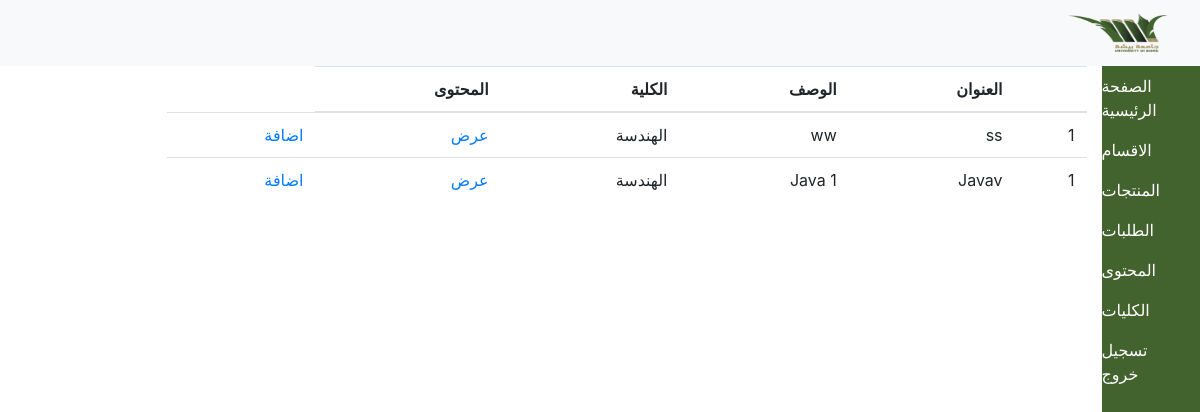
The page /admin/contact.php on the database as committed earlier.
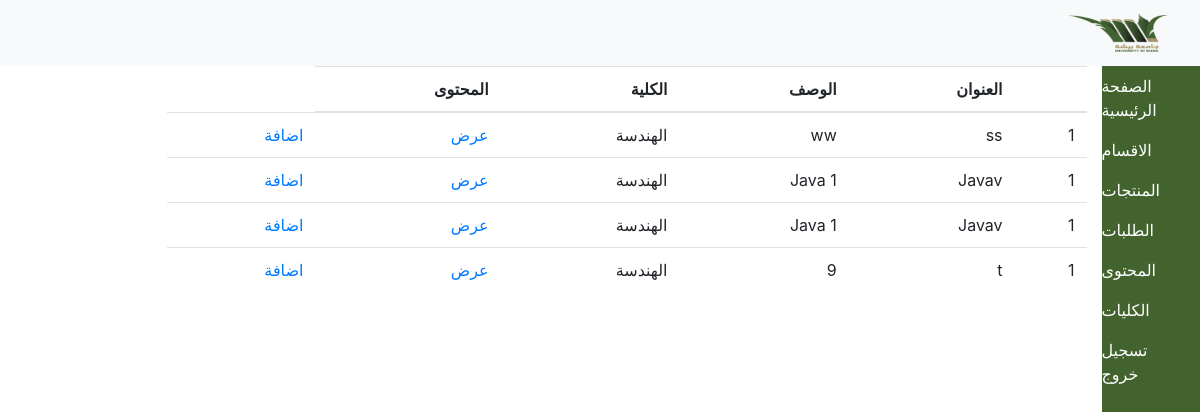
The same page on the database as committed later.
### tables this page shows
CREATE TABLE `pdf` (
  `id` int(11) NOT NULL,
  `user_id` int(11) NOT NULL,
  `cols_id` int(11) NOT NULL,
  `file_path` text NOT NULL,
  `title` varchar(200) NOT NULL,
  `descrip` varchar(200) NOT NULL
);

CREATE TABLE `colloeg_dep` (
  `id` int(11) NOT NULL,
  `name_col` varchar(300) NOT NULL
);

### controller/DB.php (called while the page is built, shortened)
<?php
class DB{
    public function __construct(){
        $this->db=new PDO("mysql:host=localhost;dbname=besh","root","");
    }
}

### controller/Admin.php (called while the page is built, shortened)
<?php
require 'DB.php';
class Admin extends DB{
    private $db_admin;
    public function __construct(){
        $this->db_admin=$this->db;
    }
    public function getContact(){
        $sql=$this->db_admin->prepare("SELECT * FROM pdf LEFT JOIN  colloeg_dep ON pdf.cols_id=colloeg_dep.id");
        $sql->execute();
        return $sql ;
    }
}

### admin/contact.php (the view, shortened to what this page needs)
<?php
require "../controller/Admin.php";
$adm=new Admin();
$departs2=$adm->getContact();
?>
<html>
<head>
    <link rel="stylesheet" href="https://cdn.jsdelivr.net/npm/bootstrap@4.5.3/dist/css/bootstrap.min.css">
    <link rel="stylesheet" href="../css/style.css" type="text/css">
</head>
<body dir="rtl">
<nav class="navbar navbar-expand-lg navbar-light bg-light">
    <a class="navbar-brand" href="#">
        <img src="../bais.png" height="40px" width="100px">
    </a>
</nav>
<div class="wrapper d-flex">
    <div class="sideMenu">
        <div class="sidebar">
            <ul class="navbar-nav">
                <li class="nav-item">
                    <a href="index.php" class="nav-link">الصفحة الرئيسية</a>
                </li>
                <li class="nav-item">
                    <a href="depart.php" class="nav-link">الاقسام</a>
                </li>
                <li class="nav-item">
                    <a href="produ.php" class="nav-link">المنتجات</a>
                </li>
                <li class="nav-item">
                    <a href="orders.php" class="nav-link">الطلبات</a>
                </li>
                <li class="nav-item">
                    <a href="contact.php" class="nav-link">المحتوى</a>
                </li>
                <li class="nav-item">
                    <a href="addColloeg.php" class="nav-link">الكليات</a>
                </li>
                <li class="nav-item">
                    <a href="../logout.php" class="nav-link">تسجيل خروج</a>
                </li>
            </ul>
        </div>
    </div>
    <div class="contcat">
        <div class="container">
            <div class="row">
                <div class="col-10">
                    <table class="table">
                        <thead>
                        <tr>
                            <th></th>
                            <th>العنوان</th>
                            <th>الوصف</th>
                            <th>الكلية</th>
                            <th>المحتوى</th>
                        </tr>
                        </thead>
                        <tbody>
                        <?php
                        $count=1;
                        foreach ($departs2 as $depart) {
                            echo '
                            <tr>
                            <td>'.$count.'</td>
                             <td>'.$depart['title'].'</td>
                               <td>'.$depart['descrip'].'</td>
                               <td>'.$depart['name_col'].'</td>
                                 <td><a href="'.$depart['file_path'].'">عرض</a></td>
<td>
<a href="contact.php?id_cou='.$depart['title'].'">اضافة</a>
</td>
</tr>
                            ';
                        }
                        ?>
                        </tbody>
                    </table>
                </div>
            </div>
        </div>
    </div>
</div>
</body>
</html>

Rows that differ between the two databases and show on the page:
added pdf: title "Javav", descrip "Java 1", colloeg_dep.name_col "الهندسة"
added pdf: title "t", descrip "9", colloeg_dep.name_col "الهندسة"
